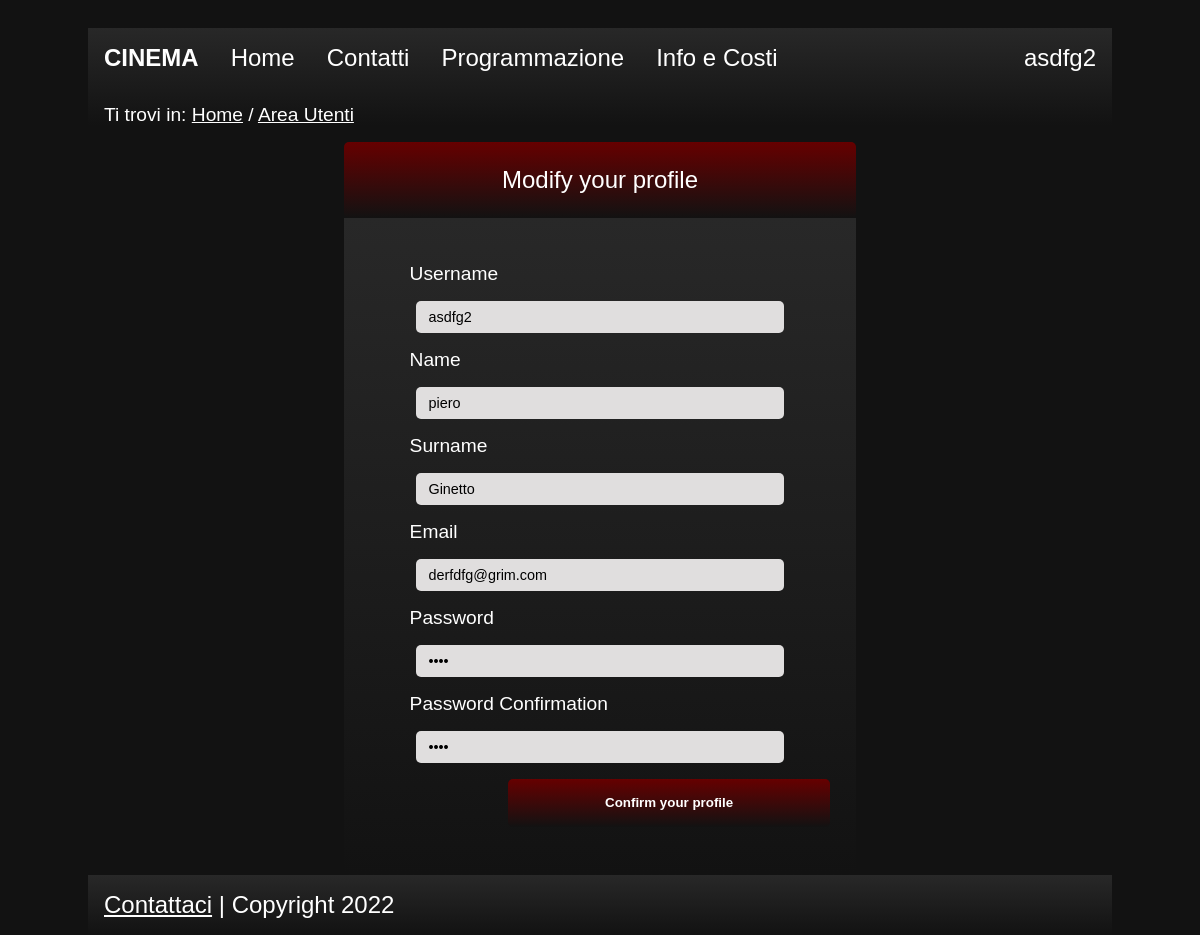
Screenshot of /php/area_utenti.php?action=getProfile (signed in) with the database file from the repository.
### tables this page shows
CREATE TABLE Utente (
	ID INT NOT NULL AUTO_INCREMENT,
	DataNascita DATE NOT NULL,
	Nome VARCHAR(50) NOT NULL,
	Cognome VARCHAR(50) NOT NULL,
	Username VARCHAR(50) NOT NULL,
	Password VARCHAR(50) NOT NULL,
	Email VARCHAR(100),
	PRIMARY KEY(ID)
);

### php/SingletonDB.php (called while the page is built, shortened)
<?php
    class SingletonDB{
        private static $instance = null;
        public static function getInstance(){
            if (!self::$instance){
                self::$instance = new self();
            }
            return self::$instance;
        }
        public function getConnection(){
            global $connection;
            return $connection;
        }
    }
?>

### php/Users.php (the view, shortened to what this page needs)
<?php
require_once("SingletonDB.php");
class Users {
function getProfile(){
	if(isset($_SESSION['a']))
	{
	$db = SingletonDB::getInstance();
	$query = "SELECT username,nome,cognome,password,email FROM utente WHERE  username=? ";
	$preparedQuery = $db->getConnection()->prepare($query);
	$preparedQuery->bind_param('s',$username);
	$preparedQuery->execute();
	$resultCast = $preparedQuery->get_result();
	$row=$resultCast->fetch_assoc();
	return $home_content = ('
		 <div class="div_user">
	Modify your profile
	 </div>
	   <div class="div_register">
		<form action="../php/area_utenti.php?action=changeProfile" method="post" >
	<div class="row">
		<div class="col_25">
		<label for="username_profile"><span xml:lang="en">Username</span></label>
		</div>
		<div class="col_75">
		<input type="text" placeholder=" Username" name="username_profile"  value="'.$row['username'].'"  required>
		</div>
		</div>
			<div class="row">
		<div class="col_25">
		<label for="name_profile"><span xml:lang="en">Name</span></label>
		</div>
		<div class="col_75">
		<input type="text" placeholder=" Name" name="name_profile" value="'.$row['nome'].'"  required   >
			</div>
		</div>
		<div class="row">
		<div class="col_25">
		<label for="surname_profile"><span xml:lang="en">Surname</span></label>
		</div>
		<div class="col_75">
		<input type="text" placeholder=" Surname" name="surname_profile"   value="'.$row['cognome'].'"   required>
		</div>
		</div>
		<div class="row">
		<div class="col_25">
		<label for="email_profile"><span xml:lang="en">Email</span></label>
		</div>
			<div class="col_75">
		<input type="email" placeholder=" Email" name="email_profile"  value="'.$row['email'].'"   >
		</div>
		</div>
		<div class="row">
		<div class="col_25">
		<label for="password_profile"><span xml:lang="en">Password</span></label>
		</div>
		<div class="col_75">
		<input type="password" placeholder=" Password" name="password_profile"   value="'.$row['password'].'"   >
		</div>
		</div>
		<div class="row">
		<div class="col_25">
		<label for="pass_profile_confirm"><span xml:lang="en">Password Confirmation</span></label>
		</div>
			<div class="col_75">
		<input type="password" placeholder=" Repeat Password" name="pass_profile_confirm"  value="'.$row['password'].'"   required>
	</div>
		</div>
	<div class="row">
	<input type="submit" value="Confirm your profile" >
	 </div>
	</form>
	</div>
	   ');
	}
}
}
?>

### css/style.css (style rules this page uses)
:root { --primary-color: #121212; --secondary-color: #b80000; --gradient-first-color: #282828; --gradient-last-color: #121212; --visited-links: #BBBBBB; --text-color: white; --error-color: #C2B800; --links-hover-color: #ffdd36; }
* { padding: 0; margin: 0; color: var(--text-color); }
html { font-size: 100%; font-family: "Arial", sans-serif; margin: auto; max-width: 1024px; background-color: var(--primary-color); }
body { margin:0; padding:0; font-size:1.5rem; margin:auto; }
header h1 { padding: 1rem; font-size: 1.5rem; }
.headerWrapper { background-image: linear-gradient(var(--gradient-first-color), var(--gradient-last-color)); }
nav ul { list-style-type: none; }
#loginLink { margin-left: auto; }
@media (min-width: 865px) { header, ul { display: flex; flex-direction: row; width: 100%; } }
@media (min-width: 865px) { nav { width: 100%; } }
@media (min-width: 865px) { #loginLink { margin-left: auto; } }
nav li a { display: block; text-align: center; text-decoration: none; padding: 1rem; }
.breadcrumbs { margin: 1rem; font-size: 1.2rem; }
footer { background-image: linear-gradient(var(--gradient-first-color), var(--gradient-last-color)); width: calc(100% - 2rem); padding: 1rem; }
.div_user { margin:auto; width: 50%; display:flex; border: none; background-image: linear-gradient(#660000,var(--gradient-last-color)); justify-content: center; padding-top:1.5rem; padding-bottom:1.5rem; border-radius: 5px; }
.div_register { margin:auto; width: 50%; display:flex; justify-content:center; background-image: linear-gradient(var(--gradient-first-color), var(--gradient-last-color)); padding-top:2.8rem; padding-bottom:2rem; }
.div_register input[type=text],.div_register input[type=password], .div_register input[type=email] { width: 80%; height: 4vh; background: #e0dede; color:#000000; margin: 1rem auto; padding:0.8rem; border: none; border-radius: 5px; font-size:0.9rem; display:flex; box-sizing: border-box; }
.div_register input[type=submit] { width:70%; height:3rem; color: #fff; background: #660000; background-image: linear-gradient(#660000, var(--gradient-last-color)); font-weight: bold; margin-bottom: 1rem; border: none; border-radius: 5px; cursor: pointer; float:right; }
.div_register form { width:90%; }
.div_register label { padding-left:2.5rem; display: block; font-size:0.8em; }
.row:after { content: ""; display: table; clear: both; }

### rows the page displays
utente: username_profile "asdfg2", name_profile "piero", surname_profile "Ginetto", email_profile "derfdfg@grim.com"
